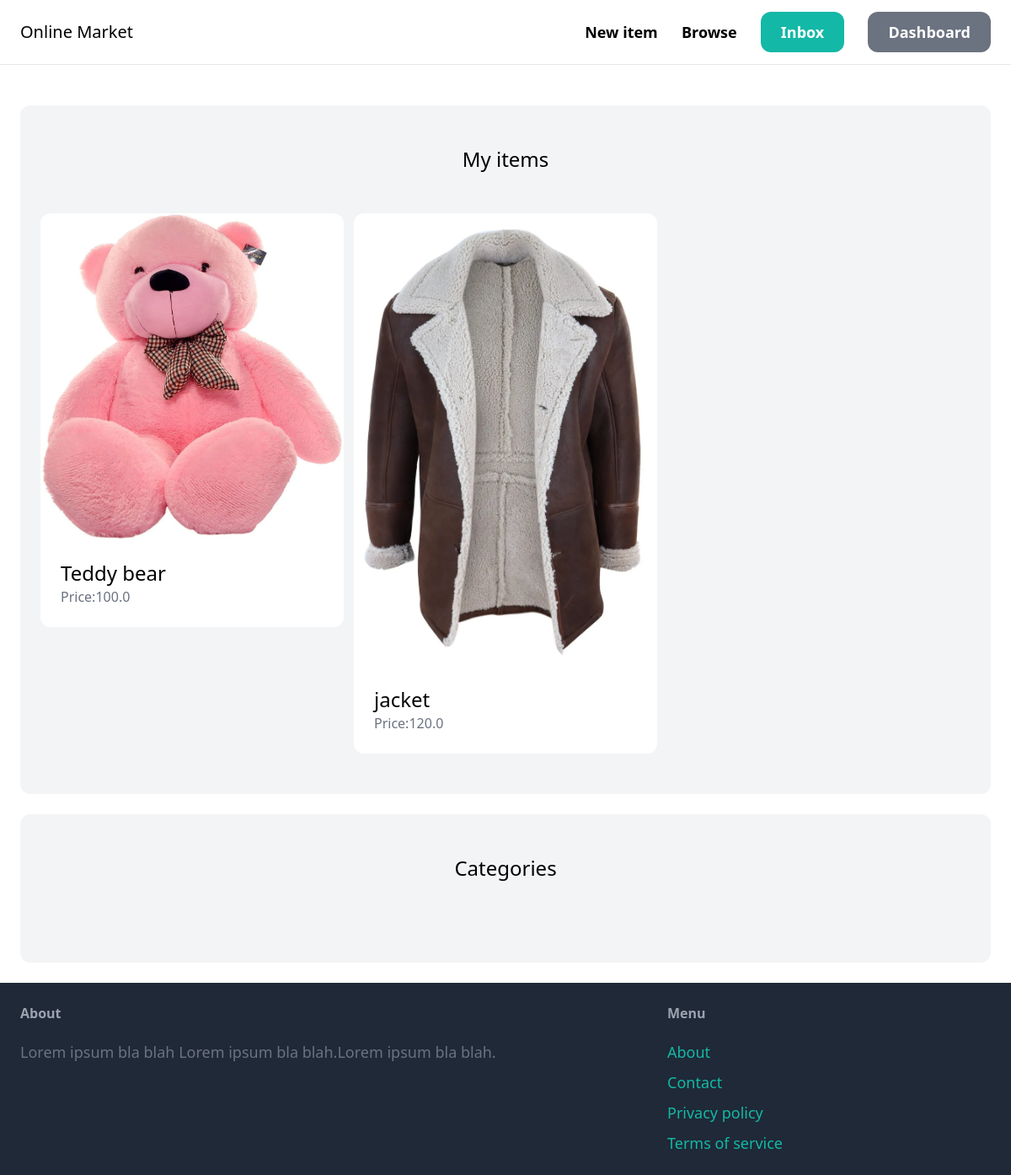
The page /dashboard/ (signed in) on the database its author committed.
### item/models.py (models this page shows, shortened)
class Item(models.Model):
	category = models.ForeignKey(Category, related_name='items',on_delete=models.CASCADE)
	name = models.CharField(max_length=255)
	description = models.TextField(blank=True,null=True)
	price = models.FloatField()
	image = models.ImageField(upload_to="item_images/",blank=True,null=True)
	is_sold = models.BooleanField(default=False)
	created_by = models.ForeignKey(User, related_name='items',on_delete=models.CASCADE)
	created_at = models.DateTimeField(auto_now_add=True)

### dashboard/views.py (the view)
# urls.py: path('',views.index, name='index'),
@login_required
def index(request):
	items = Item.objects.filter(created_by=request.user)
	return render(request, 'dashboard/index.html',{
		'items':items,
		})

### dashboard/templates/dashboard/index.html (shortened to what this page needs)
{% extends 'core/base.html' %}
{% block content %}
	<div class ="mt-6 px-6 py-12 bg-gray-100 rounded-xl">
		<h2 class="mb-12 text-2xl text-center"> My items</h2>
		<div class="grid grid-cols-3 gap-3">
			{% for item in items %}
				<div>
					<a href="{% url 'item:detail' item.id %}">
						<div>
							<img src="{{ item.image.url }}" class="rounded-t-xl">
						</div>
						<div class ="p-6 bg-white rounded-b-xl">
							<h2 class="text-2xl">{{ item.name }}</h2>
							<p class="text-gray-500">Price:{{ item.price }}</p>
						</div>
					</a>
				</div>
			{% endfor %}
		</div>
	</div>
	<div class ="mt-6 px-6 py-12 bg-gray-100 rounded-xl">
		<h2 class="mb-12 text-2xl text-center"> Categories</h2>
	</div>
{% endblock %}

### rows shown on the page
Item: image (picture), name "Teddy bear", price "100.0"
Item: image (picture), name "jacket", price "120.0"
